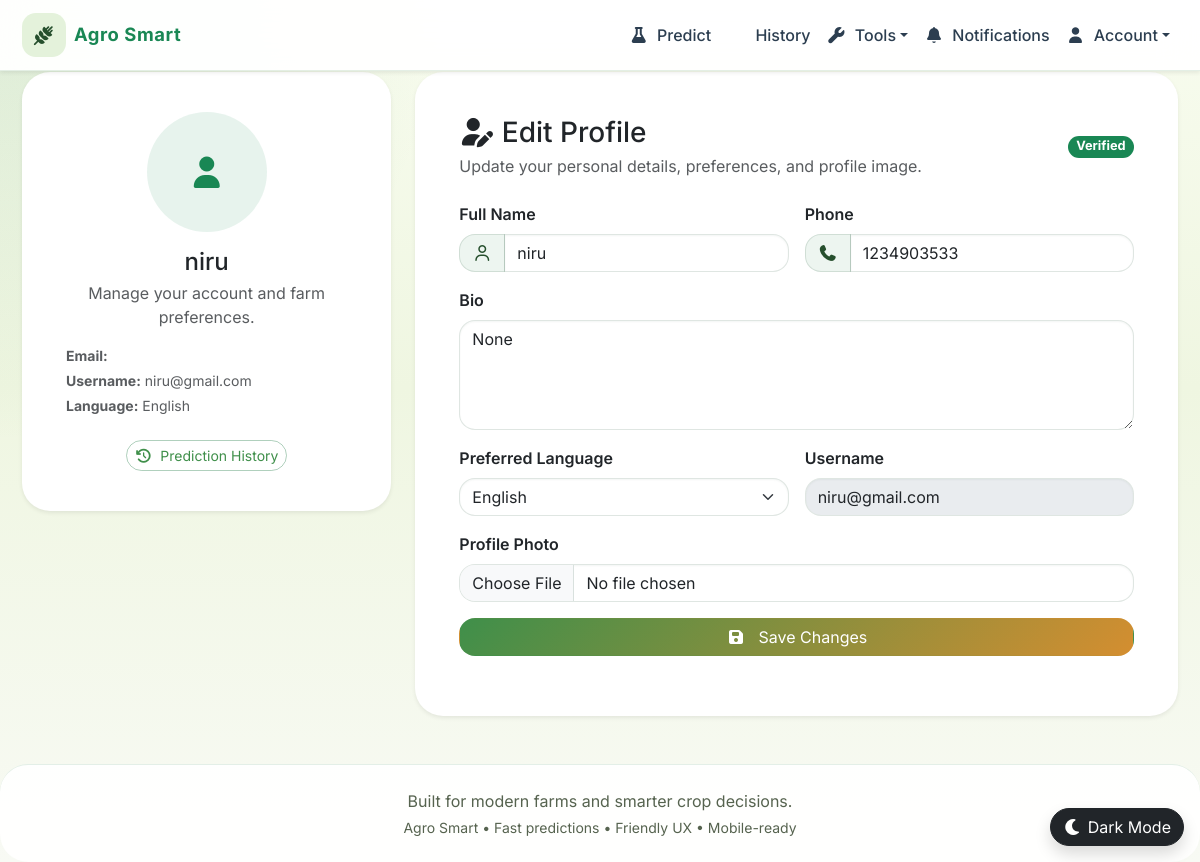
The app's page /profile/ (signed in) with its own data.
### recommender/models.py (models this page shows, shortened)
class UserProfile(models.Model):
    user = models.OneToOneField(User, on_delete=models.CASCADE)
    phone = models.CharField(max_length= 15)
    bio = models.TextField(blank=True, null=True)
    profile_image = models.ImageField(upload_to='profiles/', blank=True, null=True)
    preferred_language = models.CharField(max_length=20, default='en')

### recommender/views.py (the view, shortened to what this page needs)
# urls.py: path('profile/', profile_view, name='profile'),
@login_required
def profile_view(request):
    profile, created = UserProfile.objects.get_or_create(user=request.user)
    full_name = request.user.get_full_name()
    return render(request, 'profile.html', locals())

### recommender/context_processors.py (called while the page is built)
def unread_notifications(request):
    count = 0
    if request.user.is_authenticated:
        count = request.user.notifications.filter(is_read=False).count()
    return {'unread_notifications_count': count}

def language_context(request):
    preferred_language = 'en'
    if request.user.is_authenticated:
        try:
            profile = request.user.userprofile
        except UserProfile.DoesNotExist:
            profile = UserProfile.objects.filter(user=request.user).first()
        if profile and profile.preferred_language:
            preferred_language = profile.preferred_language
    return {'preferred_language': preferred_language}

### recommender/templatetags/translation_tags.py (called while the page is built)
@register.simple_tag(takes_context=True)
def tr(context, text):
    lang = context.get('preferred_language', 'en')
    if lang == 'ne':
        return mark_safe(TRANSLATIONS['ne'].get(text, text))
    return text

### recommender/templates/profile.html (shortened to what this page needs)
﻿{% extends "base.html" %}
{% load translation_tags %}
{% block content %}
<div class="row g-4">
    <div class="col-lg-4">
        <div class="card panel-card shadow-sm border-0 text-center py-4">
            <div class="card-body">
                {% if profile.profile_image %}
                <img src="{{ profile.profile_image.url }}" alt="Profile" class="rounded-circle mb-3" style="width: 120px; height: 120px; object-fit: cover;">
                {% else %}
                <div class="rounded-circle bg-success bg-opacity-10 text-success d-inline-flex align-items-center justify-content-center mb-3" style="width: 120px; height: 120px;">
                    <i class="fa-solid fa-user fa-2x"></i>
                </div>
                {% endif %}
                <h4 class="mb-1">{{ request.user.get_full_name|default:request.user.username }}</h4>
                <p class="text-muted mb-3">{% tr "Manage your account and farm preferences." %}</p>
                <div class="text-start small text-muted">
                    <p class="mb-1"><strong>{% tr "Email" %}:</strong> {{ request.user.email }}</p>
                    <p class="mb-1"><strong>{% tr "Username" %}:</strong> {{ request.user.username }}</p>
                    <p class="mb-0"><strong>{% tr "Language" %}:</strong> {% if profile.preferred_language == 'ne' %}{% tr "नेपाली" %}{% else %}{% tr "English" %}{% endif %}</p>
                </div>
                <div class="mt-4">
                    <a href="{% url 'user_history' %}" class="btn btn-outline-success btn-sm"><i class="fa-solid fa-clock-rotate-left me-1"></i> {% tr "Prediction History" %}</a>
                </div>
            </div>
        </div>
    </div>
    <div class="col-lg-8">
        <div class="card panel-card shadow-sm border-0">
            <div class="card-body">
                <div class="d-flex justify-content-between align-items-center mb-4">
                    <div>
                        <h3 class="mb-1"><i class="fa-solid fa-user-pen"></i> {% tr "Edit Profile" %}</h3>
                        <p class="text-muted mb-0">{% tr "Update your personal details, preferences, and profile image." %}</p>
                    </div>
                    <span class="badge bg-success">{% tr "Verified" %}</span>
                </div>
                <form method="post" id="profileForm" enctype="multipart/form-data" class="row g-3">
                    <div class="col-md-6">
                        <label class="form-label">{% tr "Full Name" %}</label>
                        <div class="input-group">
                            <span class="input-group-text"><i class="fa-regular fa-user"></i></span>
                            <input type="text" name="name" class="form-control" value="{{ full_name }}">
                        </div>
                    </div>
                    <div class="col-md-6">
                        <label class="form-label">{% tr "Phone" %}</label>
                        <div class="input-group">
                            <span class="input-group-text"><i class="fa-solid fa-phone"></i></span>
                            <input type="text" name="phone" class="form-control" value="{{ profile.phone }}">
                        </div>
                    </div>
                    <div class="col-12">
                        <label class="form-label">{% tr "Bio" %}</label>
                        <textarea name="bio" class="form-control" rows="4">{{ profile.bio }}</textarea>
                    </div>
                    <div class="col-md-6">
                        <label class="form-label">{% tr "Preferred Language" %}</label>
                        <select name="language" class="form-select">
                            <option value="en" {% if profile.preferred_language == 'en' %}selected{% endif %}>English</option>
                        </select>
                    </div>
                    <div class="col-md-6">
                        <label class="form-label">{% tr "Username" %}</label>
                        <input type="text" class="form-control" value="{{ request.user.username }}" disabled>
                    </div>
                    <div class="col-12">
                        <label class="form-label">{% tr "Profile Photo" %}</label>
                        <input type="file" name="profile_image" class="form-control" accept="image/*">
                    </div>
                    <div class="col-12">
                        <button class="btn btn-success w-100" type="submit">
                            <i class="fa-solid fa-save me-2"></i> {% tr "Save Changes" %}
                        </button>
                    </div>
                </form>
            </div>
        </div>
    </div>
</div>
{% endblock %}

### recommender/static/css/style.css (style rules this page uses)
* { box-sizing: border-box; }
html { scroll-behavior: smooth; }
body { margin: 0; min-height: 100vh; font-family: 'Inter', system-ui, -apple-system, BlinkMacSystemFont, 'Segoe UI', sans-serif; color: var(--text); background: radial-gradient(circle at top left, rgba(63, 143, 74, 0.14), transparent 30%), linear-gradient(180deg, #f8fcef 0%, #eff6e1 45%, #f8faf4 100%); }
.hero-card, .auth-card, .panel-card, .feature-card, .stat-tile, .glass-panel, .dashboard-metric, footer, .card { border-radius: var(--radius); }
.hero-card, .auth-card, .panel-card, .feature-card, .stat-tile, .glass-panel, .card, .alert, .list-group-item { background: var(--surface); border: 1px solid var(--border); }
.hero-card, .auth-card, .panel-card, .feature-card, .stat-tile, .glass-panel, .card { box-shadow: var(--shadow); }
.section-copy, .text-muted, .page-note, .hero-copy, .feature-card p, .auth-aside p, .glass-panel p, .footer { color: var(--muted); }
.btn { border-radius: 1rem; transition: transform 0.2s ease, box-shadow 0.2s ease, background-color 0.2s ease, border-color 0.2s ease; }
.btn-success { background: linear-gradient(135deg, var(--brand), var(--accent-alt)); border-color: transparent; }
.btn-outline-success { color: var(--brand); border-color: rgba(31, 122, 68, 0.35); }
.form-control, .form-select, .input-group .form-control, .input-group .form-select { border-radius: 1rem; border: 1px solid rgba(28, 80, 54, 0.14); box-shadow: inset 0 1px 2px rgba(29, 56, 41, 0.05); }
.form-label { font-weight: 600; }
.input-group-text { border-radius: 1rem; border: 1px solid rgba(28, 80, 54, 0.14); background: rgba(31, 122, 68, 0.08); color: var(--brand-dark); }
.panel-card { padding: 1.75rem; }
.badge { border-radius: 0.85rem; font-size: 0.8rem; }

### records on screen
UserProfile: phone "1234903533", bio "None", language "English"

### other values on screen
{{ request.user.get_full_name|default:request.user.username }} "niru"
{{ request.user.username }} "niru@gmail.com"
